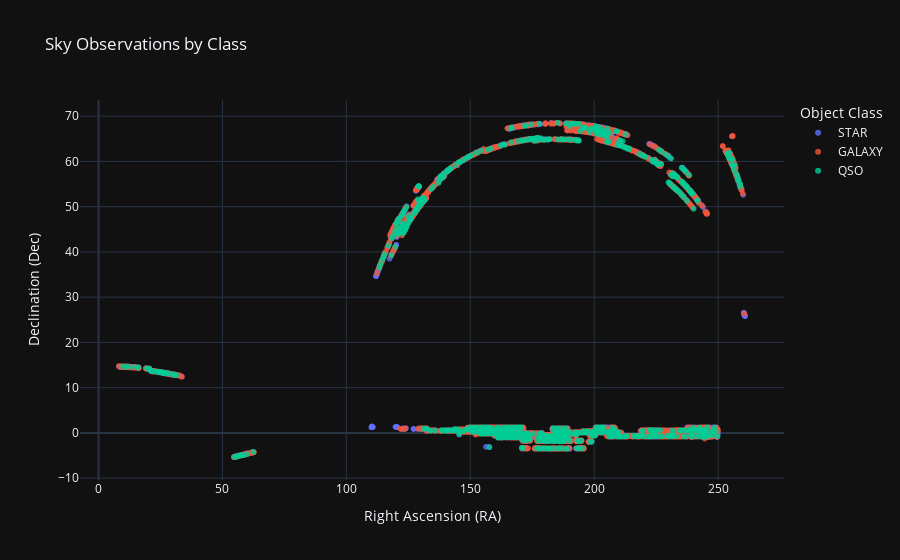

Here is the notebook cell this chart was saved with:
### Markdown cell above
Right ascension (ra) and declination (dec)

Plot the right ascension versus the declination depending on the class

### Code cell
# Création du graphique de dispersion
fig = px.scatter(
    dataset_cleaned,
    x='ra',
    y='dec',
    color='class',
    title='Sky Observations by Class',
    labels={'ra': 'Right Ascension (RA)', 'dec': 'Declination (Dec)', 'class': 'Object Class'},
    template='plotly_dark',  # Thème optionnel pour une meilleure lisibilité
    opacity=0.8  # Rendre les points légèrement transparents pour éviter les chevauchements excessifs
)

# Afficher le graphique
fig.show()

### Figure 1 — Plotly figure (JSON) as saved in the notebook; plotly's stock layout.template omitted (floating-point values rounded to 4 significant figures; data arrays with more than 128 entries replaced by an {"elided": "..."} marker saying what was removed)
{"data": [{"hovertemplate": "Object Class=STAR<br>Right Ascension (RA)=%{x}<br>Declination (Dec)=%{y}<extra></extra>", "legendgroup": "STAR", "marker": {"color": "#636efa", "opacity": 0.8, "symbol": "circle"}, "mode": "markers", "name": "STAR", "showlegend": true, "type": "scattergl", "x": {"elided": "4152 float values"}, "xaxis": "x", "y": {"elided": "4152 float values"}, "yaxis": "y"}, {"hovertemplate": "Object Class=GALAXY<br>Right Ascension (RA)=%{x}<br>Declination (Dec)=%{y}<extra></extra>", "legendgroup": "GALAXY", "marker": {"color": "#EF553B", "opacity": 0.8, "symbol": "circle"}, "mode": "markers", "name": "GALAXY", "showlegend": true, "type": "scattergl", "x": {"elided": "4998 float values"}, "xaxis": "x", "y": {"elided": "4998 float values"}, "yaxis": "y"}, {"hovertemplate": "Object Class=QSO<br>Right Ascension (RA)=%{x}<br>Declination (Dec)=%{y}<extra></extra>", "legendgroup": "QSO", "marker": {"color": "#00cc96", "opacity": 0.8, "symbol": "circle"}, "mode": "markers", "name": "QSO", "showlegend": true, "type": "scattergl", "x": {"elided": "850 float values"}, "xaxis": "x", "y": {"elided": "850 float values"}, "yaxis": "y"}], "layout": {"legend": {"title": {"text": "Object Class"}, "tracegroupgap": 0}, "title": {"text": "Sky Observations by Class"}, "xaxis": {"anchor": "y", "domain": [0, 1], "title": {"text": "Right Ascension (RA)"}}, "yaxis": {"anchor": "x", "domain": [0, 1], "title": {"text": "Declination (Dec)"}}}}
